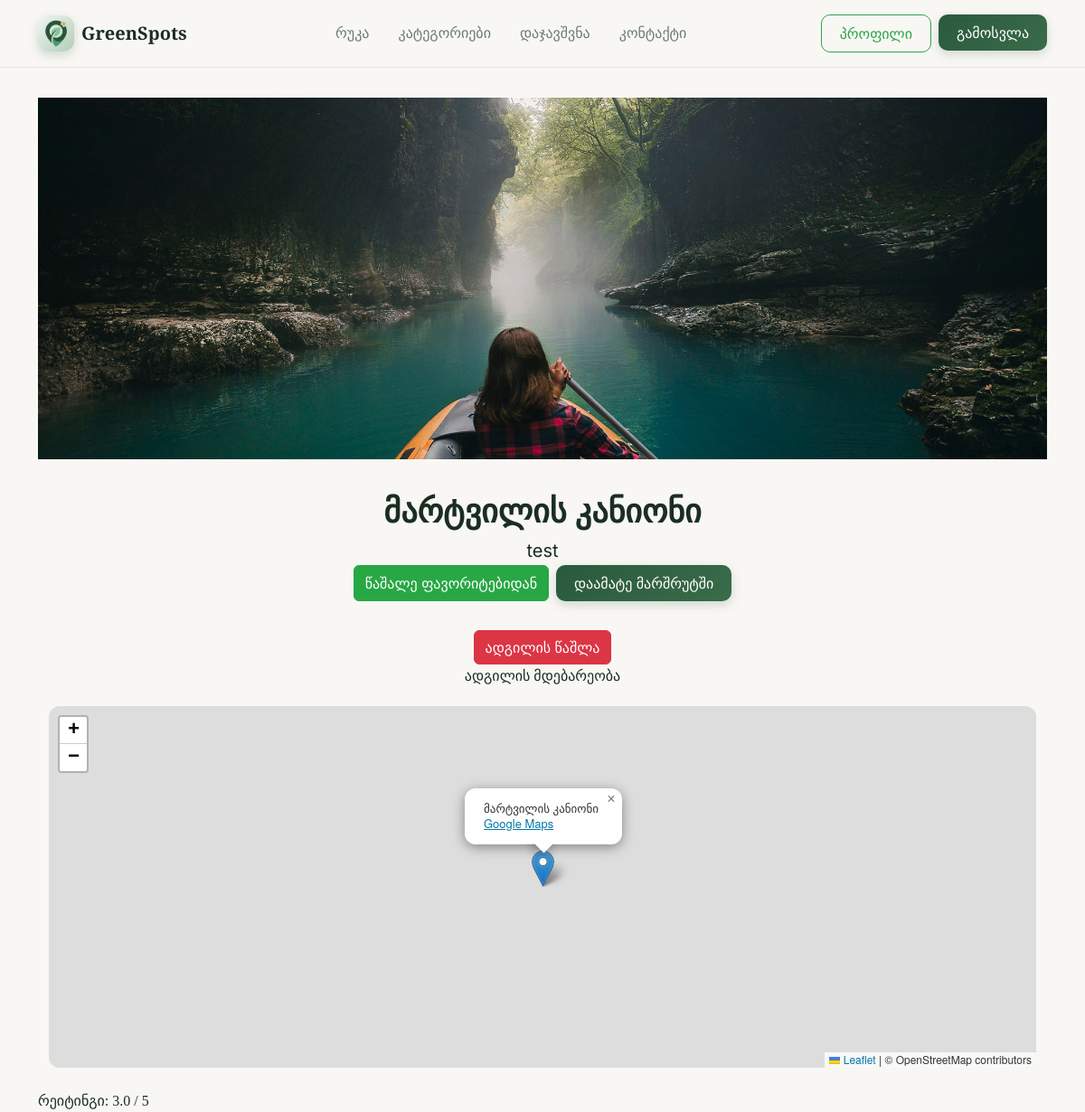
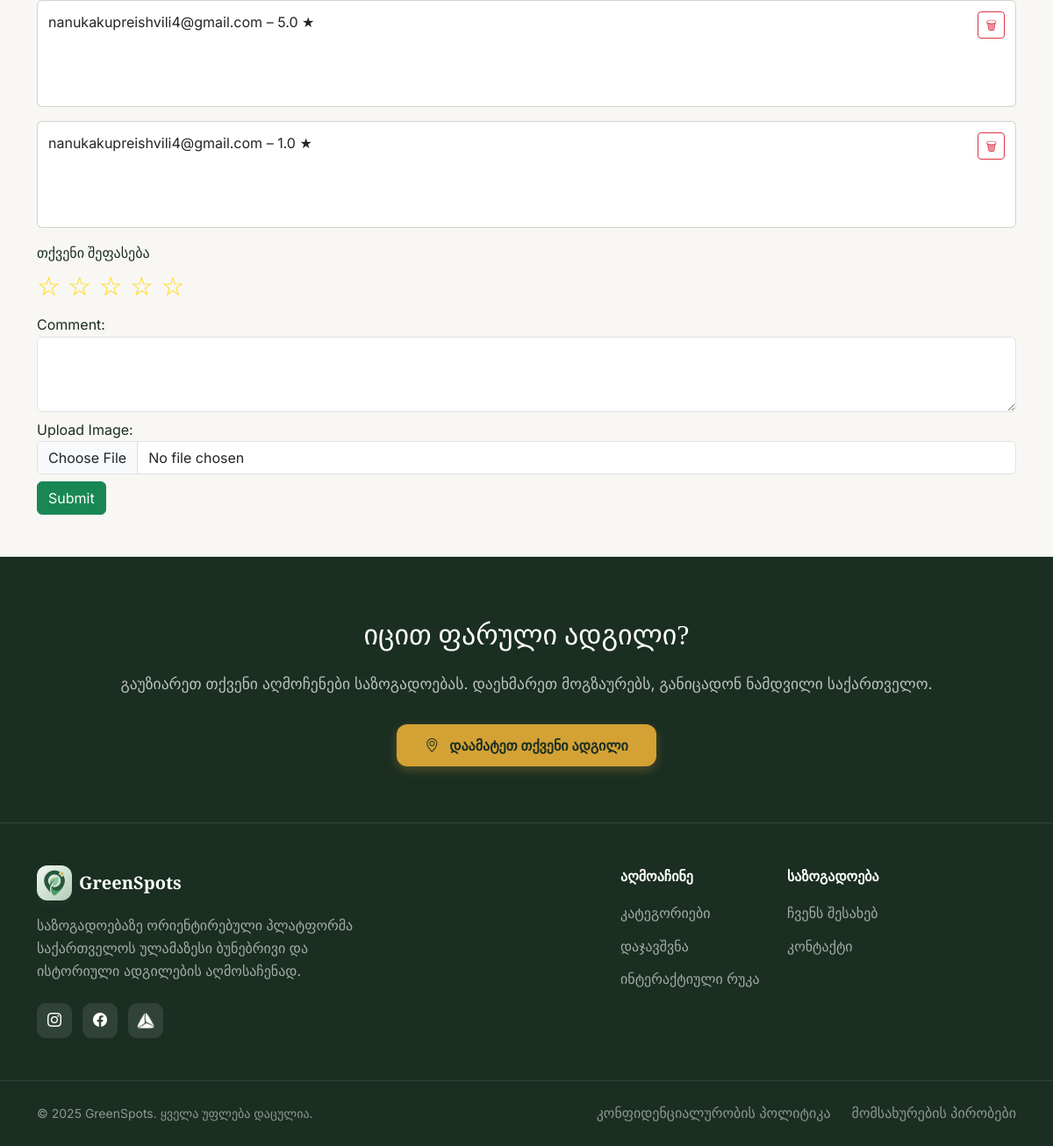
The page /place/1 (signed in) on the database its author committed (2 pictures, top to bottom).
### models.py (models this page shows, shortened)
class Place(db.Model):
    id = db.Column(db.Integer, primary_key=True)
    name = db.Column(db.String(150), nullable=False)
    description = db.Column(db.Text, nullable=False)
    category = db.Column(db.String(50), nullable=False)
    region = db.Column(db.String(50))
    image = db.Column(db.String(200))
    latitude = db.Column(db.Float, nullable=True)
    longitude = db.Column(db.Float, nullable=True)
    rating = db.Column(db.Float)
    ratings = db.relationship('Rating', backref='place', lazy=True)

class Rating(db.Model):
    id = db.Column(db.Integer, primary_key=True)
    user_id = db.Column(db.Integer, db.ForeignKey('user.id'))
    place_id = db.Column(db.Integer, db.ForeignKey('place.id'))
    stars = db.Column(db.Float, nullable=False)  # 0–5 scale
    comment = db.Column(db.Text)
    image = db.Column(db.String(200))
    timestamp = db.Column(db.DateTime, default=datetime.utcnow)
    user = db.relationship('User', backref='ratings')

class User(UserMixin, db.Model):
    id = db.Column(db.Integer, primary_key=True)
    username = db.Column(db.String(100), unique=True, nullable=False)
    email = db.Column(db.String(120), unique=True, nullable=False)
    password_hash = db.Column(db.String(200), nullable=False)  # <-- updated
    favorites = db.relationship('Place', secondary=favorites_table, backref=db.backref('favorited_by', lazy='select'))
    role = db.Column(db.String(50), default="user")  # optional
    is_admin = db.Column(db.Boolean, default=False)

### app.py (the view, shortened to what this page needs)
@app.route("/place/<int:place_id>", methods=["GET", "POST"])
@login_required
def place_detail(place_id):
    place = Place.query.get_or_404(place_id)
    avg_rating = round(sum(r.stars for r in place.ratings)/len(place.ratings), 1) if place.ratings else 0
    return render_template("place_detail.html", place=place, ratings=place.ratings, avg_rating=avg_rating)

### app.py (called while the page is built)
@login_manager.user_loader
def load_user(user_id):
    return User.query.get(int(user_id))

### templates/place_detail.html (shortened to what this page needs)
{% extends "base.html" %}
{% block css %}
<link rel="stylesheet" href="{{ url_for('static', filename='css/reset.css') }}">
<link rel="stylesheet" href="{{ url_for('static', filename='css/index.css') }}">
<link rel="stylesheet" href="{{ url_for('static', filename='css/dashboard.css') }}">
<link rel="stylesheet" href="https://unpkg.com/leaflet/dist/leaflet.css" />
{% endblock %}
{% block content %}
<div class="container py-5">
    <div class="text-center mb-4">
        <img src="{{ url_for('static', filename='uploads/' ~ place.image) }}" class="img-banner" alt="{{ place.name }}">
        <h1 class="head-text">{{ place.name }}</h1>
        <p class="place-description">{{ place.description }}</p>
        <div class="d-flex justify-content-center gap-2 mb-3">
            <button id="favorite-btn" data-id="{{ place.id }}" class="btn {% if place in current_user.favorites %}btn-green{% else %}btn-outline-green{% endif %}">
                {% if place in current_user.favorites %}წაშალე ფავორიტებიდან{% else %}დაამატე ფავორიტებში{% endif %}
            </button>
            <form method="POST">
                <button type="submit" class="btn btn-primary-green">დაამატე მარშრუტში</button>
            </form>
        </div>
        {% if current_user.is_admin %}
        <form method="POST" action="{{ url_for('delete_place', place_id=place.id) }}" onsubmit="return confirm('Are you sure you want to delete this place?');">
            <button type="submit" class="btn btn-danger mt-3">ადგილის წაშლა</button>
        </form>
        {% endif %}
        {% if place.latitude and place.longitude %}
        <div class="container">
            <h3>ადგილის მდებარეობა</h3>
            <div id="place-map"></div>
        </div>
        {% endif %}
    </div>
    <section>
        <h3>რეიტინგი: {{ avg_rating }} / 5</h3>
        {% for rating in ratings %}
            <div class="card mb-3" id="rating-{{ rating.id }}">
                <div class="card-body d-flex justify-content-between align-items-start">
                    <div>
                        <p><strong>{{ rating.user.username }}</strong> – {{ rating.stars }} ★</p>
                    </div>
                    {% if current_user.id == rating.user_id or current_user.is_admin %}
                    <button class="btn btn-outline-danger btn-sm delete-comment" data-id="{{ rating.id }}" title="Delete">
                        🗑
                    </button>
                    {% endif %}
                </div>
            </div>
            {% endfor %}
        <h4>თქვენი შეფასება</h4>
        <form method="POST" enctype="multipart/form-data" id="rating-form">
            <div class="star-rating mb-2">
                {% for i in range(1, 6) %}
                    <span class="star" data-value="{{ i }}">☆</span>
                {% endfor %}
            </div>
            <div class="mb-2">
                <label>Comment:</label>
                <textarea name="comment" rows="3" class="form-control"></textarea>
            </div>
            <div class="mb-2">
                <label>Upload Image:</label>
                <input type="file" name="image" class="form-control">
            </div>
            <button type="submit" class="btn btn-success">Submit</button>
        </form>
    </section>
</div>
{% endblock %}

### static/css/index.css (style rules this page uses)
:root { --forest-50: #f0f5f2; --forest-100: #d9e6de; --forest-200: #b3cdb8; --forest-300: #6b9b7a; --forest-400: #4a7d5a; --forest-500: #3a6b4a; --forest-600: #2a5a3d; --forest-700: #234a33; --forest-800: #1c3a28; --forest-900: #152a1e; --sand-50: #fdfcfa; --sand-100: #f7f4ef; --sand-200: #ede7db; --sand-300: #d9cfbc; --sand-400: #c9a855; --sand-500: #d4a234; --background: #f9f7f4; --foreground: #1a2e22; --muted: #6b7c72; --accent: #d4a234; }
html { scroll-behavior: smooth; }
* { margin: 0; padding: 0; box-sizing: border-box; }
body { font-family: "ALK life", 'Inter', sans-serif; background-color: var(--background); color: var(--foreground); line-height: 1.6; }
h1, h2, h3, h4, h5, h6 { font-family: 'Playfair Display', "ALK life", serif; }
.btn-primary-green { background: linear-gradient(135deg, var(--forest-600), var(--forest-500)); border: none; color: white; padding: 0.5rem 1.25rem; border-radius: 10px; font-weight: 500; transition: all 0.3s ease; box-shadow: 0 4px 12px rgba(42, 90, 61, 0.2); }
img { max-width: 100%; height: auto; }
body { overflow-x: hidden; }

### static/css/dashboard.css (style rules this page uses)
body { font-family: "ALK life", 'Inter', sans-serif; margin: 0; padding: 0; }
html { scroll-behavior: smooth; }
.card-body { min-height: 120px; padding: 0.75rem; }

### templates/place_detail.html (style rules this page uses)
.btn-green { background-color: #28a745; color: white; border: 1px solid #28a745; }
.img-banner { margin-top: 60px; width: 100%; height: 400px; object-fit: cover; }
.head-text { font-size: 36px; font-weight: 700; margin-top: 20px; }
.place-description { font-size: 20px; line-height: 1.6; }
.star-rating { font-size: 30px; cursor: pointer; display: inline-block; }
.star { color: gold; transition: transform 0.1s; }
#place-map { width: 100%; height: 400px; border-radius: 12px; margin: 20px 0; }

### rows shown on the page
Place: image (picture), name "მარტვილის კანიონი", description "test"
Rating: user.username "nanukakupreishvili4@gmail.com", stars "5.0"
Rating: user.username "nanukakupreishvili4@gmail.com", stars "1.0"

### other values the page prints
{{ avg_rating }} "3.0"
